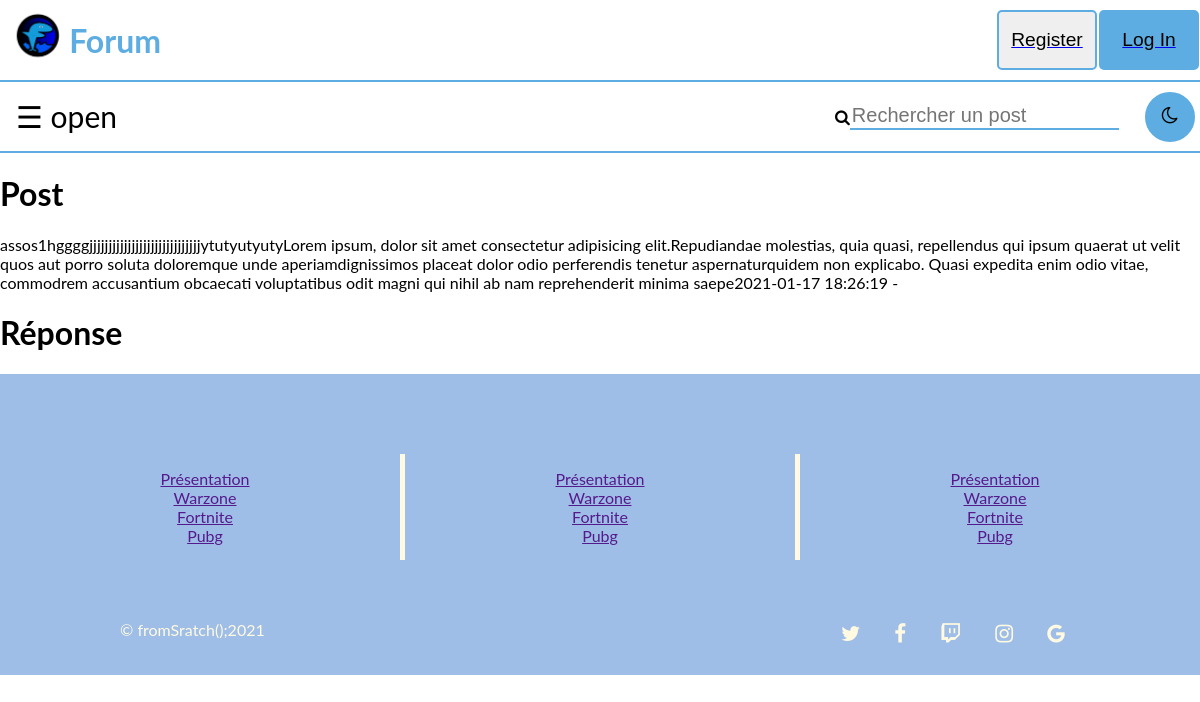
The page /index.php?p=voirpost&id=3 on the database as committed earlier.
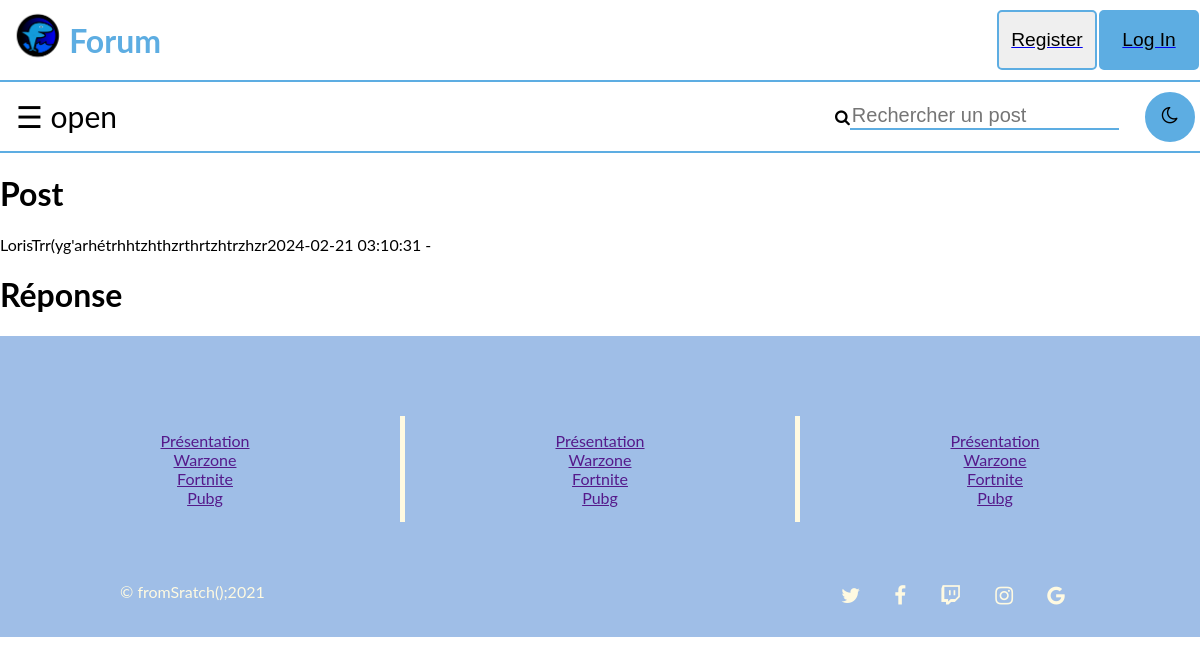
The same page on the database as committed later.
### tables this page shows
CREATE TABLE `post` (
  `id` bigint(20) NOT NULL,
  `titre` varchar(70) NOT NULL,
  `contenu` longtext NOT NULL,
  `id_utilisateur` bigint(20) NOT NULL,
  `date_publication` timestamp NOT NULL DEFAULT current_timestamp(),
  `isclosed` int(1) NOT NULL,
  `categorie` int(4) NOT NULL,
  `nb_like` int(255) DEFAULT NULL,
  `nb_mess` int(255) NOT NULL
);

CREATE TABLE `utilisateur` (
  `id` bigint(20) NOT NULL,
  `surname` varchar(30) NOT NULL,
  `name` varchar(30) NOT NULL,
  `username` varchar(40) NOT NULL,
  `mail` varchar(150) NOT NULL,
  `password` varchar(100) NOT NULL,
  `birthday` date NOT NULL,
  `avatar` text NOT NULL,
  `ban` int(11) NOT NULL,
  `id_droit` int(11) NOT NULL
);

### controlers/voirpost.php (called while the page is built, shortened)
<?php
	$id_post = $_GET['id'];
	require 'models/function_post.php';
	require 'view/header_index.php';
	$post = affiche_post($bdd,$id_post);
	require 'view/main_post.php';
	require 'view/footer_index.php';
?>

### models/function_post.php (called while the page is built, shortened)
<?php
function affiche_post($bdd,$id_post){
	$reponse = $bdd->prepare('SELECT uti.username, uti.avatar ,po.titre, po.isclosed, po.contenu, po.date_publication, po.isclosed, po.id, po.id_utilisateur, po.nb_like from post as po inner join utilisateur as uti on uti.id = po.id_utilisateur where po.id = ?');
		$reponse->execute(array($id_post));
		$result = $reponse->fetchAll();
		return $result;
}
?>

### view/main_post.php (the view, shortened to what this page needs)
	<h1> Post </h2>
	<div>
		<?php
			foreach ($post as $value) {
				echo $value['username'], $value['titre'],$value['contenu'],$value['date_publication'].' - '. $value['nb_like'].'<br>';
			}
		?>
	</div>
	<h1> Réponse </h1>
</main>

Rows that differ between the two databases and show on the page:
removed post: id_utilisateur.username "assos1", titre "hggggjjjjjjjjjjjjjjjjjjjjjjjjjjjjjytutyutyuty", contenu "Lorem ipsum, dolor sit amet consectetur adipisicing elit.Repudiandae molestias, quia quasi, repellendus qui ipsum quaerat ut velit quos aut porro soluta doloremque unde aperiamdignissimos placeat dolor odio perferendis tenetur aspernaturquidem non explicabo. Quasi expedita enim odio vitae, commodrem accusantium obcaecati voluptatibus odit magni qui nihil ab nam reprehenderit minima saepe", date_publication "2021-01-17 18:26:19"
added post: id_utilisateur.username "LorisTrr", titre "(yg'arhétrh", contenu "htzhthzrthrtzhtrzhzr", date_publication "2024-02-21 03:10:31"
